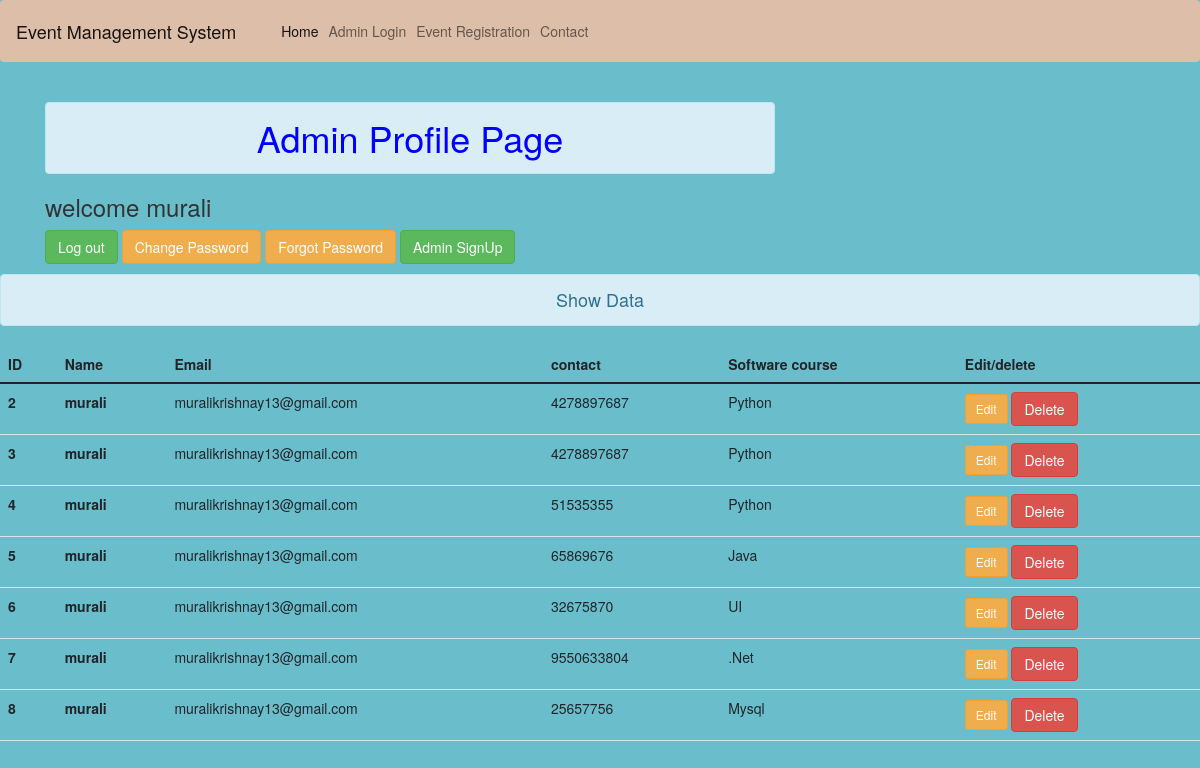
The app's page /profile (signed in) with its own data.
### eventapp/models.py (models this page shows)
class registermodel(models.Model):
    Firstname = models.CharField(max_length=50)
    Lastname = models.CharField(max_length=50)
    Email = models.EmailField(max_length=50)
    Contact= models.IntegerField()
    Address=models.CharField(max_length=50)
    Gender=models.CharField(max_length=50)
    Password=models.CharField(max_length=50)
    Confirm_password=models.CharField(max_length=50)
    soft_courses=(
        ('Python','Python'),
        ('Java','Java'),
        ('.Net','.Net'),('Aws','Aws'),
        ('Datascince','Datascince'),
        ('UI','UI'),
        ('Mysql','Mysql'),
        ('selenium','selenium')
    )
    Software_courses = models.CharField(choices=soft_courses,max_length=50)

### eventadminapp/views.py (the view)
# urls.py: path('profile',views.user_profile,name='profile'),
def user_profile(request):
    if request.user.is_authenticated:
        var = registermodel.objects.all()
        return render(request, 'profile.html', {'name': request.user,'fm':var})
    else:
        return HttpResponseRedirect('/login')

### templates/profile.html (shortened to what this page needs)
<!DOCTYPE html>
{% extends 'index.html' %}
{% load static %}
{% block content %}
<html lang="en">
<head>
    <link rel="stylesheet" href="{% static 'css/bootstrap.css' %}">
   <link href="https://cdn.jsdelivr.net/npm/bootstrap@5.0.2/dist/css/bootstrap.min.css" rel="stylesheet">
<link rel="stylesheet" href="https://stackpath.bootstrapcdn.com/bootstrap/3.1.3/css/bootstrap.min.css">
	<link rel="stylesheet" href="https://use.fontawesome.com/releases/v4.6.1/css/all.css">
</head>
<body>
<div class="container">
  <div class="row ">
    <div class="col-sm-8 align="center">
 <h1 class="text-center alert alert-info"> <font color="blue">Admin Profile Page </font></h1>
<h3> welcome {{name}}</h3>
<a href="{% url 'logout' %}"><input type="submit" class="btn btn-success" value="Log out"></a>
      <a href="{% url 'passwordchange' %}"><input type="submit" class="btn btn-warning" value="Change Password"></a>
      <a href="{% url 'setpassword' %}"><input type="submit" class="btn btn-warning" value="Forgot Password"></a>
      <a href="{% url 'signup'%}"><input type="button" class="btn btn-success" value="Admin SignUp"></a>
 </div>
  </div>
</div>
<div>
      <h4 class="text-center alert alert-info"> Show Data </h4>
          {% if fm %}
      </div>
  <div class="col">
        <table class="table table-hover">
  <thead>
    <tr>
        <th scope="col">ID</th>
        <th scope="col">Name</th>
      <th scope="col">Email</th>
      <th scope="col">contact</th>
      <th scope="col">Software course</th>
      <th scope="col">Edit/delete</th>
    </tr>
  </thead>
            <tbody>
            {% for data in fm %}
            <tr>
                <th scope="row">{{data.id}}</th>
                <th >{{data.Firstname}}</th>
                <td>{{data.Email}}</td>
                <td>{{data.Contact}}</td>
                <td>{{data.Software_courses}}</td>
                <td>
                    <a href="{% url 'updatedata' data.id %}" class="btn btn-warning btn-sm">Edit</a>
                   <form action="{% url 'deletedata' data.id %}" method="POST" class="d-inline" >
                       <input type="submit" class="btn btn-danger" value="Delete">
                   </form>
                </td>
            </tr>
            {% endfor %}
            </tbody>
</table>
      {% else %}
      <h4 class="text-center alert alert-warning"> No records  </h4>
      {% endif %}
  </div>
</body>
</html>
{% endblock %}

### templates/profile.html (style rules this page uses)
body, html { margin: -1; padding: -1; height: 99%; background: #6abecc !important; }

### records on screen
registermodel: id "2", Firstname "murali", Email "muralikrishnay13@gmail.com", Contact "4278897687", Software_courses "Python"
registermodel: id "3", Firstname "murali", Email "muralikrishnay13@gmail.com", Contact "4278897687", Software_courses "Python"
registermodel: id "4", Firstname "murali", Email "muralikrishnay13@gmail.com", Contact "51535355", Software_courses "Python"
registermodel: id "5", Firstname "murali", Email "muralikrishnay13@gmail.com", Contact "65869676", Software_courses "Java"
registermodel: id "6", Firstname "murali", Email "muralikrishnay13@gmail.com", Contact "32675870", Software_courses "UI"
registermodel: id "7", Firstname "murali", Email "muralikrishnay13@gmail.com", Contact "9550633804", Software_courses ".Net"
registermodel: id "8", Firstname "murali", Email "muralikrishnay13@gmail.com", Contact "25657756", Software_courses "Mysql"

### other values on screen
{{ name }} "murali"
